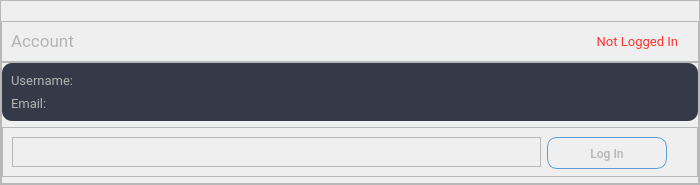
                         <widget class="QWidget" name="account_page">
                          <layout class="QHBoxLayout" name="horizontalLayout_19">
                           <property name="spacing">
                            <number>0</number>
                           </property>
                           <property name="leftMargin">
                            <number>0</number>
                           </property>
                           <property name="topMargin">
                            <number>0</number>
                           </property>
                           <property name="rightMargin">
                            <number>0</number>
                           </property>
                           <property name="bottomMargin">
                            <number>0</number>
                           </property>
                           <item>
                            <widget class="QFrame" name="frame_27">
                             <property name="maximumSize">
                              <size>
                               <width>350</width>
                               <height>16777215</height>
                              </size>
                             </property>
                             <property name="frameShape">
                              <enum>QFrame::StyledPanel</enum>
                             </property>
                             <property name="frameShadow">
                              <enum>QFrame::Raised</enum>
                             </property>
                            </widget>
                           </item>
                           <item>
                            <widget class="QFrame" name="frame_28">
                             <property name="minimumSize">
                              <size>
                               <width>700</width>
                               <height>0</height>
                              </size>
                             </property>
                             <property name="frameShape">
                              <enum>QFrame::StyledPanel</enum>
                             </property>
                             <property name="frameShadow">
                              <enum>QFrame::Raised</enum>
                             </property>
                             <layout class="QVBoxLayout" name="verticalLayout_12">
                              <property name="spacing">
                               <number>0</number>
                              </property>
                              <property name="leftMargin">
                               <number>0</number>
                              </property>
                              <property name="topMargin">
                               <number>20</number>
                              </property>
                              <property name="rightMargin">
                               <number>0</number>
                              </property>
                              <property name="bottomMargin">
                               <number>0</number>
                              </property>
                              <item>
                               <widget class="QFrame" name="frame_29">
                                <property name="maximumSize">
                                 <size>
                                  <width>16777215</width>
                                  <height>70</height>
                                 </size>
                                </property>
                                <property name="frameShape">
                                 <enum>QFrame::StyledPanel</enum>
                                </property>
                                <property name="frameShadow">
                                 <enum>QFrame::Raised</enum>
                                </property>
                                <layout class="QHBoxLayout" name="horizontalLayout_20">
                                 <property name="rightMargin">
                                  <number>20</number>
                                 </property>
                                 <item>
                                  <widget class="QLabel" name="account_label">
                                   <property name="font">
                                    <font>
                                     <family>Roboto</family>
                                     <pointsize>13</pointsize>
                                    </font>
                                   </property>
                                   <property name="styleSheet">
                                    <string notr="true">color:rgb(180, 180, 180);
background:transparent;</string>
                                   </property>
                                   <property name="text">
                                    <string>Account</string>
                                   </property>
                                  </widget>
                                 </item>
                                 <item>
                                  <widget class="QLabel" name="logged_in_label">
                                   <property name="font">
                                    <font>
                                     <family>Roboto</family>
                                     <pointsize>10</pointsize>
                                    </font>
                                   </property>
                                   <property name="styleSheet">
                                    <string notr="true">color: rgba(255, 0, 0, 200);</string>
                                   </property>
                                   <property name="text">
                                    <string> Not Logged In</string>
                                   </property>
                                   <property name="alignment">
                                    <set>Qt::AlignRight|Qt::AlignTrailing|Qt::AlignVCenter</set>
                                   </property>
                                  </widget>
                                 </item>
                                </layout>
                               </widget>
                              </item>
                              <item>
                               <widget class="QFrame" name="frame_30">
                                <property name="frameShape">
                                 <enum>QFrame::StyledPanel</enum>
                                </property>
                                <property name="frameShadow">
                                 <enum>QFrame::Raised</enum>
                                </property>
                                <layout class="QVBoxLayout" name="verticalLayout_13">
                                 <property name="leftMargin">
                                  <number>0</number>
                                 </property>
                                 <property name="topMargin">
                                  <number>0</number>
                                 </property>
                                 <property name="rightMargin">
                                  <number>0</number>
                                 </property>
                                 <property name="bottomMargin">
                                  <number>0</number>
                                 </property>
                                 <item>
                                  <widget class="QFrame" name="frame_32">
                                   <property name="maximumSize">
                                    <size>
                                     <width>16777215</width>
                                     <height>100</height>
                                    </size>
                                   </property>
                                   <property name="styleSheet">
                                    <string notr="true">#frame_32{
	background-color: rgb(52, 58, 71);
	border-radius:0px;
	border-top-left-radius:10px;
	border-top-right-radius:10px;
	border-bottom-left-radius:10px;
	border-bottom-right-radius:10px;
}</string>
                                   </property>
                                   <property name="frameShape">
                                    <enum>QFrame::StyledPanel</enum>
                                   </property>
                                   <property name="frameShadow">
                                    <enum>QFrame::Raised</enum>
                                   </property>
                                   <layout class="QVBoxLayout" name="verticalLayout_14">
                                    <item>
                                     <widget class="QLabel" name="username_label">
                                      <property name="font">
                                       <font>
                                        <family>Roboto</family>
                                        <pointsize>10</pointsize>
                                       </font>
                                      </property>
                                      <property name="whatsThis">
                                       <string/>
                                      </property>
                                      <property name="styleSheet">
                                       <string notr="true">color:rgb(180, 180, 180);
background:transparent;</string>
                                      </property>
                                      <property name="text">
                                       <string>Username: </string>
                                      </property>
                                     </widget>
                                    </item>
                                    <item>
                                     <widget class="QLabel" name="email_label">
                                      <property name="font">
                                       <font>
                                        <family>Roboto</family>
                                        <pointsize>10</pointsize>
                                       </font>
                                      </property>
                                      <property name="styleSheet">
                                       <string notr="true">color:rgb(180, 180, 180);
background:transparent;</string>
                                      </property>
                                      <property name="text">
                                       <string>Email: </string>
                                      </property>
                                     </widget>
                                    </item>
                                   </layout>
                                  </widget>
                                 </item>
                                 <item>
                                  <widget class="QFrame" name="frame_33">
                                   <property name="maximumSize">
                                    <size>
                                     <width>16777215</width>
                                     <height>50</height>
                                    </size>
                                   </property>
                                   <property name="frameShape">
                                    <enum>QFrame::StyledPanel</enum>
                                   </property>
                                   <property name="frameShadow">
                                    <enum>QFrame::Raised</enum>
                                   </property>
                                   <layout class="QHBoxLayout" name="horizontalLayout_21">
                                    <property name="rightMargin">
                                     <number>30</number>
                                    </property>
                                    <item>
                                     <widget class="QFrame" name="frame_34">
                                      <property name="frameShape">
                                       <enum>QFrame::StyledPanel</enum>
                                      </property>
                                      <property name="frameShadow">
                                       <enum>QFrame::Raised</enum>
                                      </property>
                                     </widget>
                                    </item>
                                    <item>
                                     <widget class="QPushButton" name="button_logout">
                                      <property name="minimumSize">
                                       <size>
                                        <width>100</width>
                                        <height>32</height>
                                       </size>
                                      </property>
                                      <property name="maximumSize">
                                       <size>
                                        <width>120</width>
                                        <height>16777215</height>
                                       </size>
                                      </property>
                                      <property name="font">
                                       <font>
                                        <family>Roboto Medium</family>
                                        <pointsize>9</pointsize>
                                       </font>
                                      </property>
                                      <property name="cursor">
                                       <cursorShape>PointingHandCursor</cursorShape>
                                      </property>
                                      <property name="focusPolicy">
                                       <enum>Qt::NoFocus</enum>
                                      </property>
                                      <property name="styleSheet">
                                       <string notr="true">QPushButton{
	color:  rgb(180, 180, 180);
	border: 1px solid #5a9bd5;
	border-radius : 10px;
}

QPushButton:hover{
	background-color: rgb(56, 63, 77);
	border: 2px solid rgb(170, 0, 255);
}</string>
                                      </property>
                                      <property name="text">
                                       <string>Log In</string>
                                      </property>
                                     </widget>
                                    </item>
                                   </layout>
                                  </widget>
                                 </item>
                                 <item>
                                  <widget class="QFrame" name="frame_31">
                                   <property name="frameShape">
                                    <enum>QFrame::StyledPanel</enum>
                                   </property>
                                   <property name="frameShadow">
                                    <enum>QFrame::Raised</enum>
                                   </property>
                                  </widget>
                                 </item>
                                </layout>
                               </widget>
                              </item>
                             </layout>
                            </widget>
                           </item>
                           <item>
                            <widget class="QFrame" name="frame_26">
                             <property name="maximumSize">
                              <size>
                               <width>350</width>
                               <height>16777215</height>
                              </size>
                             </property>
                             <property name="frameShape">
                              <enum>QFrame::StyledPanel</enum>
                             </property>
                             <property name="frameShadow">
                              <enum>QFrame::Raised</enum>
                             </property>
                            </widget>
                           </item>
                          </layout>
                         </widget>
